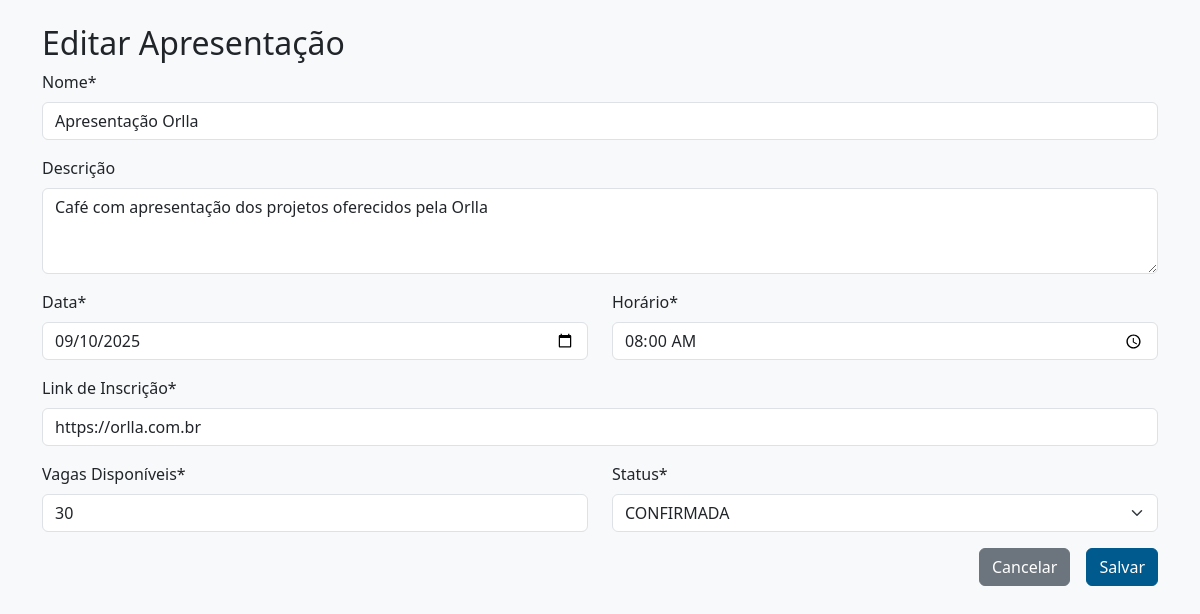
The app's page /admin/apresentacoes/1/edit (signed in) with its own data.
### app/models/atividade.py (models this page shows)
class Apresentacao(db.Model):
    __tablename__ = 'apresentacao'
    id = db.Column(db.Integer, primary_key=True)
    nome = db.Column(db.String(100), nullable=False)
    descricao = db.Column(db.Text)
    data = db.Column(db.Date, nullable=False)
    horario = db.Column(db.Time, nullable=False)
    link_inscricao = db.Column(db.String(255), nullable=False)
    vagas_disponiveis = db.Column(db.Integer, nullable=False)
    status = db.Column(PgEnum(StatusEnum), nullable=False, default=StatusEnum.CONFIRMADA)

### app/routes/admin.py (the view, shortened to what this page needs)
@admin_bp.route('/apresentacoes/<int:id>/edit', methods=['GET', 'POST'])
@login_required
@admin_required
def edit_apresentacao(id):
    apresentacao = Apresentacao.query.get_or_404(id)
    status_options = [status.value for status in StatusEnum]
    return render_template('apresentacoes/form.html', apresentacao=apresentacao, status_options=status_options)

### app/templates/apresentacoes/form.html (shortened to what this page needs)
{% extends 'base.html' %}
{% block content %}
<div class="container mt-4">
    <h2>{% if apresentacao %}Editar{% else %}Nova{% endif %} Apresentação</h2>
    <form method="POST">
        <div class="mb-3">
            <label for="nome" class="form-label">Nome*</label>
            <input type="text" class="form-control" id="nome" name="nome"
                   value="{{ apresentacao.nome if apresentacao }}" required>
        </div>
        <div class="mb-3">
            <label for="descricao" class="form-label">Descrição</label>
            <textarea class="form-control" id="descricao" name="descricao" rows="3">{{ apresentacao.descricao if apresentacao }}</textarea>
        </div>
        <div class="row mb-3">
            <div class="col-md-6">
                <label for="data" class="form-label">Data*</label>
                <input type="date" class="form-control" id="data" name="data"
                       value="{{ apresentacao.data.strftime('%Y-%m-%d') if apresentacao else '' }}" required>
            </div>
            <div class="col-md-6">
                <label for="horario" class="form-label">Horário*</label>
                <input type="time" class="form-control" id="horario" name="horario"
                       value="{{ apresentacao.horario.strftime('%H:%M') if apresentacao else '' }}" required>
            </div>
        </div>
        <div class="mb-3">
            <label for="link_inscricao" class="form-label">Link de Inscrição*</label>
            <input type="url" class="form-control" id="link_inscricao" name="link_inscricao"
                   value="{{ apresentacao.link_inscricao if apresentacao }}" required>
        </div>
        <div class="row mb-3">
            <div class="col-md-6">
                <label for="vagas_disponiveis" class="form-label">Vagas Disponíveis*</label>
                <input type="number" class="form-control" id="vagas_disponiveis" name="vagas_disponiveis"
                       value="{{ apresentacao.vagas_disponiveis if apresentacao else 20 }}" min="1" required>
            </div>
            <div class="col-md-6">
                <label for="status" class="form-label">Status*</label>
                <select class="form-select" id="status" name="status" required>
                    {% for status in status_options %}
                        <option value="{{ status }}" {% if apresentacao and status == apresentacao.status.value %}selected{% endif %}>
                            {{ status }}
                        </option>
                    {% endfor %}
                </select>
            </div>
        </div>
        <div class="d-grid gap-2 d-md-flex justify-content-md-end">
            <a href="{{ url_for('admin.list_apresentacoes') }}" class="btn btn-secondary me-md-2">Cancelar</a>
            <button type="submit" class="btn btn-primary">Salvar</button>
        </div>
    </form>
</div>
{% endblock %}

### app/templates/base.html (style rules this page uses)
body { padding-inline: 1rem; overflow-x: hidden; }
:root { --connect-blue: #005A8D; }
.btn-primary { background-color: var(--connect-blue) !important; border-color: var(--connect-blue) !important; }
:root { --connect-blue: #005A8D; --connect-gray: #d9d9d9; }

### records on screen
Apresentacao: nome "Apresentação Orlla", descricao "Café com apresentação dos projetos oferecidos pela Orlla", data "09/10/2025", horario "08:00", link_inscricao "https://orlla.com.br", vagas_disponiveis "30", status "CONFIRMADA"
